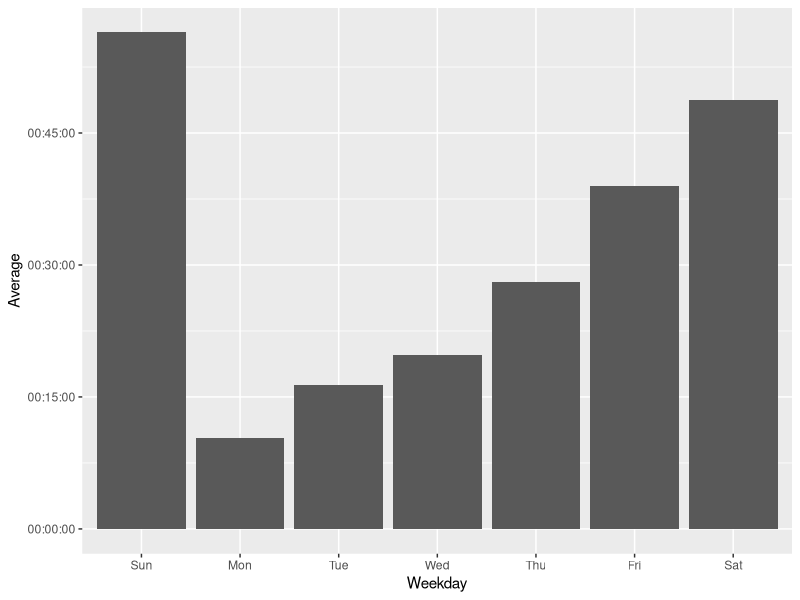
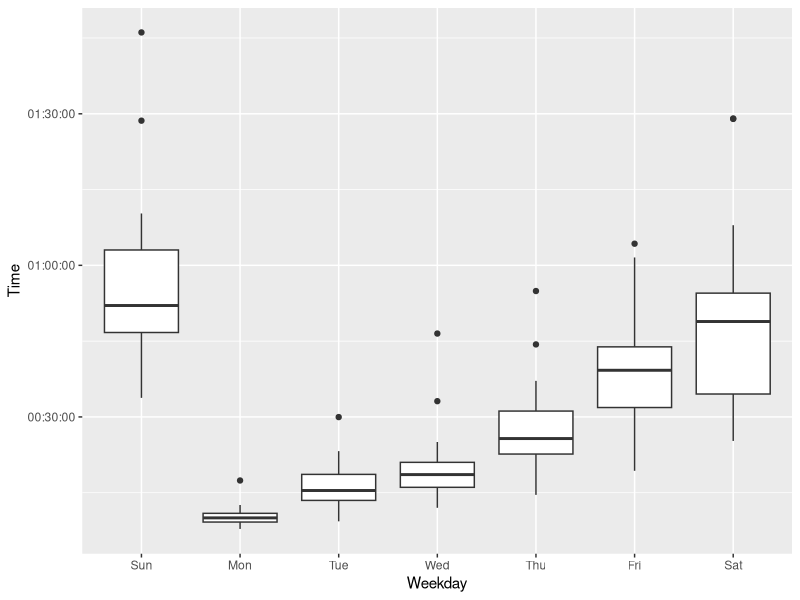
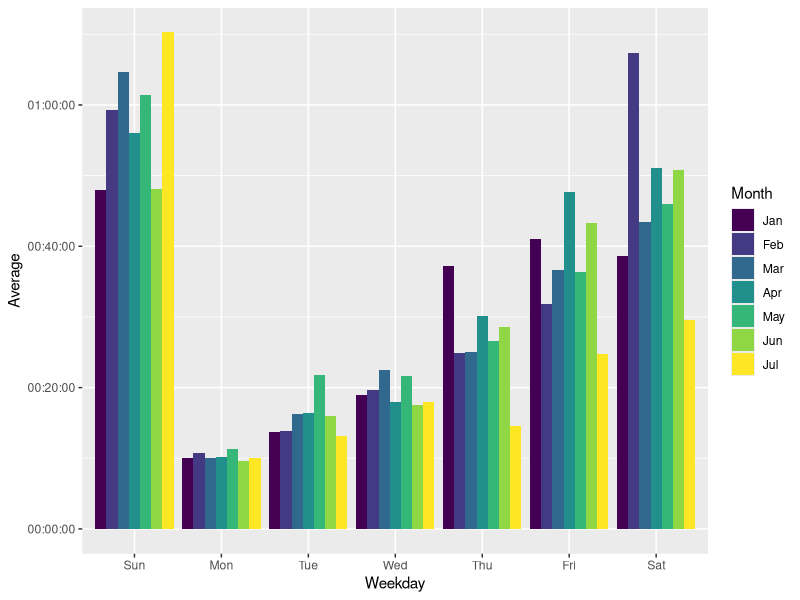

The R source for these figures, in order:
## ---- chunk 1
knitr::opts_chunk$set(echo = TRUE)
## ---- chunk 2
library(lubridate)
library(tidyverse)
## ---- chunk 3
completion_times <- read_csv(file = "2017.csv") %>%
  mutate(
    Weekday = wday(Date, label = TRUE),
    Month = month(Date, label = TRUE)
  )

# Print the last seven days worth of data.
tail(
  select(completion_times, Date, Weekday, Time),
  n = 7
)
## ---- chunk 4
times_by_day <- completion_times %>%
  group_by(Weekday) %>%
  summarise(
    Average = hms::as.hms(round(mean(Time))),
    Fastest = min(Time),
    Slowest = max(Time)
  )

times_by_day
## ---- chunk 5
ggplot(times_by_day) +
  geom_bar(
    mapping = aes(x = Weekday, y = Average),
    stat = "identity"
  )
## ---- chunk 6
ggplot(completion_times) +
  geom_boxplot(
    mapping = aes(x = Weekday, y = Time)
  )
## ---- chunk 7
times_by_month <- completion_times %>%
  group_by(Month, Weekday) %>%
  summarise(
    Average = hms::as.hms(round(mean(Time)))
  )

ggplot(times_by_month) +
  geom_bar(
    mapping = aes(x = Weekday, y = Average, fill = Month),
    position = "dodge",
    stat = "identity"
  )
